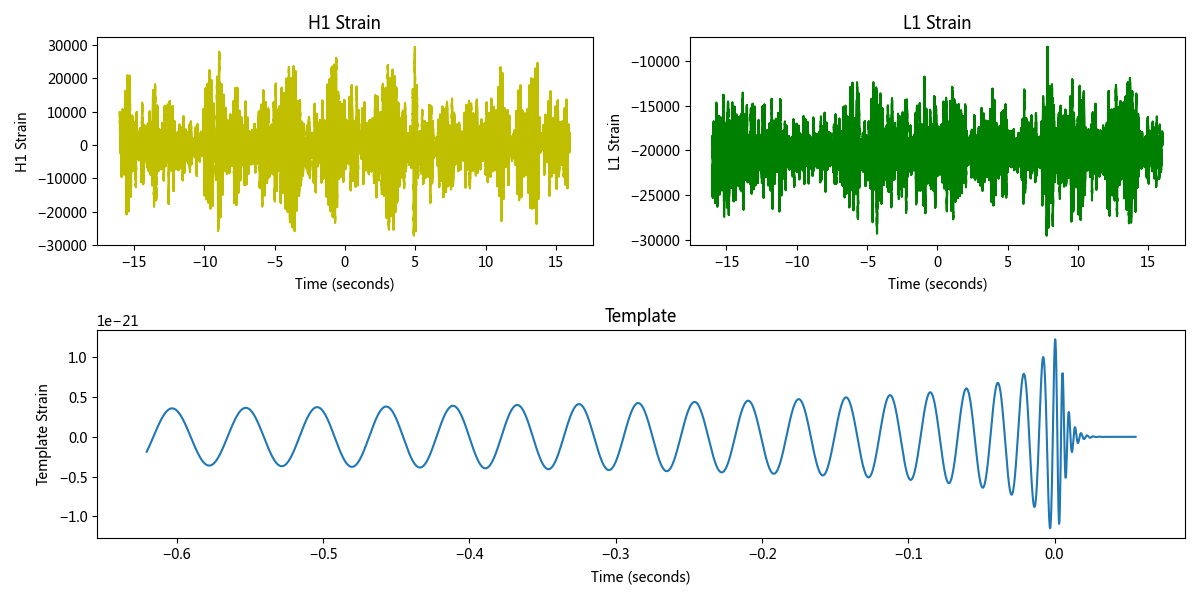

Recreate this plot in Python.
import numpy as np 
import matplotlib.pyplot as plt 
from scipy.io import wavfile

rate_h,hstrain = wavfile.read(r"H1_Strain.wav","rb")
rate_l,lstrain = wavfile.read(r"L1_Strain.wav","rb")
reftime, ref_H1 = np.genfromtxt('wf_template.txt').transpose()

htime_interval = 1/rate_h
ltime_interval = 1/rate_l

htime_len = hstrain.shape[0]/rate_h
htime = np.arange(-htime_len/2,htime_len/2,htime_interval)
ltime_len = lstrain.shape[0]/rate_l
ltime = np.arange(-ltime_len/2,ltime_len/2,ltime_interval)

fig = plt.figure(figsize=(12,6))
plth = fig.add_subplot(221)
plth.plot(htime,hstrain,'y')
plth.set_xlabel('Time (seconds)')
plth.set_ylabel('H1 Strain')
plth.set_title('H1 Strain')

pltl = fig.add_subplot(222)
pltl.plot(ltime,lstrain,'g')
pltl.set_xlabel('Time (seconds)')
pltl.set_ylabel('L1 Strain')
pltl.set_title('L1 Strain')

plth = fig.add_subplot(212)
plth.plot(reftime,ref_H1)
plth.set_xlabel('Time (seconds)')
plth.set_ylabel('Template Strain')
plth.set_title('Template')

fig.tight_layout()
plt.savefig('yinlibo.png')
plt.show()
plt.close(fig)